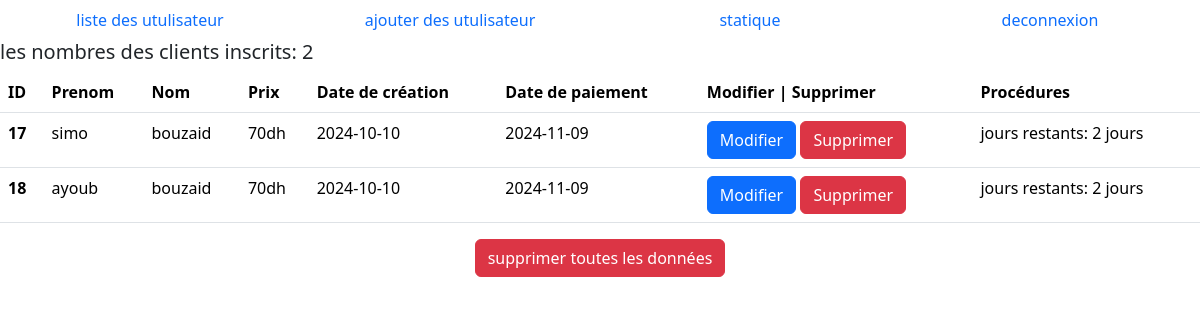
The app's page /index.php?id=2 (signed in) with its own data.
### tables this page shows
CREATE TABLE `client` (
  `id` int(11) NOT NULL,
  `nom_cl` varchar(144) NOT NULL,
  `prenom_cl` varchar(144) NOT NULL,
  `prix` int(11) NOT NULL,
  `date_inscp` date NOT NULL,
  `date_pm` date NOT NULL,
  `responsable_id` int(11) NOT NULL
);

### class.php (called while the page is built, shortened)
<?php
class cm {
    private $pdo;
    public function __construct($pdo) {
        $this->pdo = $pdo;
    }
    public function fullselect($id){
        $this->responsable_id=$id;
        $clients = $this->pdo->prepare('SELECT id, nom_cl, prenom_cl, prix, date_inscp, date_pm FROM client WHERE  responsable_id = ?;');
        $clients->execute([$this->responsable_id]);
        $results = $clients->fetchAll(PDO::FETCH_ASSOC);
        return $results;
    }
    public function fullstatique($id){
        $sql=$this->pdo->prepare('SELECT COUNT(*) AS total from client where responsable_id=?');
        $sql->execute([$id]);
        $total=$sql->fetch(PDO::FETCH_ASSOC);
        return $total['total'];
    }
}

### index.php (the view, shortened to what this page needs)
<?php
require_once 'database/database.php';
include 'barnav.php';
require_once 'class.php';
$cm = new cm($pdo);
?>
<!DOCTYPE html>
<html lang="en">
<head>
    <link href="https://cdn.jsdelivr.net/npm/bootstrap@5.3.3/dist/css/bootstrap.min.css" rel="stylesheet">
    <h5>les nombres des clients inscrits:
        <?php
        $i = $cm->fullstatique($_SESSION['rsp']['id']);
        echo $i;
        ?>
    </h5>
</head>
<body>
    <table class="table">
        <thead>
            <tr>
                <th scope="col">ID</th>
                <th scope="col">Prenom</th>
                <th scope="col">Nom</th>
                <th scope="col">Prix</th>
                <th scope="col">Date de création</th>
                <th scope="col">Date de paiement</th>
                <th>Modifier | Supprimer</th>
                <th>Procédures</th>
            </tr>
        </thead>
        <tbody>
            <?php
            $responsable_id = $_SESSION['rsp']['id'];
            $results = $cm->fullselect($responsable_id);
            foreach ($results as $client) {
            ?>
                <tr>
                    <th scope="row"><?php echo $client['id']; ?></th>
                    <td><?php echo $client['nom_cl']; ?></td>
                    <td><?php echo $client['prenom_cl']; ?></td>
                    <td><?php echo $client['prix']; ?>dh</td>
                    <td><?php echo $client['date_inscp']; ?></td>
                    <td><?php echo $client['date_pm']; ?></td>
                    <td>
                        <a href="modifier.php?id=<?php echo $client['id']; ?>" class="btn btn-primary">Modifier</a>
                        <a href="suprimmer.php?id=<?php echo $client['id']; ?>" class="btn btn-danger">Supprimer</a>
                    </td>
                    <td>
                        <?php
                        $dates = new DateTime($client['date_pm']);
                        $date = new DateTime(date('Y-m-d'));
                        $diff = $dates->diff($date);
                        if ($dates >= $date) {
                            echo "jours restants: " . $diff->days . " jours";
                        } else {
                            echo "retard de paiement: " . $diff->days . " jours";
                        }
                        ?>
                    </td>
                </tr>
            <?php
            }
            ?>
        </tbody>
    </table>
    <div class="text-center">
        <form action="" method="get">
            <input type="submit" name="tout" class="btn btn-danger" value="supprimer toutes les données">
        </form>
    </div>
</body>
</html>

### barnav.php (shortened to what this page needs)
<?php
$responsable_id = $_SESSION['rsp']['id'];
?>
<!DOCTYPE html>
<html lang="en">
<head>
    <link href="https://cdn.jsdelivr.net/npm/bootstrap@5.3.3/dist/css/bootstrap.min.css" rel="stylesheet">
</head>
<body>
<ul class="nav nav-pills nav-justified">
  <li class="nav-item">
    <a class="nav-link" aria-current="page" href="index.php?id=<?= $responsable_id ?>">liste des utulisateur</a>
  </li>
  <li class="nav-item">
    <a class="nav-link" href="admin.php">ajouter des utulisateur</a>
  </li>
  <li class="nav-item">
    <a class="nav-link" href="statique.php">statique</a>
  </li>
  <li class="nav-item">
    <a class="nav-link" href="connexion.php">deconnexion</a>
  </li>
</ul>
</body>
</html>

### records on screen
client: id "17", nom_cl "simo", prenom_cl "bouzaid", prix "70", date_inscp "2024-10-10", date_pm "2024-11-09", date_pm "2"
client: id "18", nom_cl "ayoub", prenom_cl "bouzaid", prix "70", date_inscp "2024-10-10", date_pm "2024-11-09", date_pm "2"

### other values on screen
$i "2"
